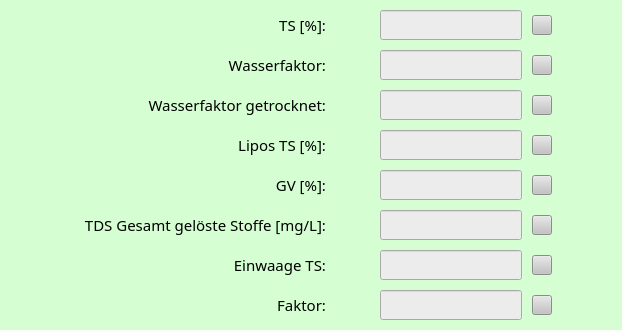
                  <widget class="QFrame" name="formFrame">
                   <property name="font">
                    <font>
                     <family>Leelawadee</family>
                     <pointsize>11</pointsize>
                    </font>
                   </property>
                   <property name="styleSheet">
                    <string notr="true">QFrame {
background-color: rgb(213, 255, 211);
border-radius: 10px;
margin-left: 40px;
margin-right: 40px
}</string>
                   </property>
                   <layout class="QGridLayout" name="gridLayout_2">
                    <property name="leftMargin">
                     <number>0</number>
                    </property>
                    <property name="topMargin">
                     <number>10</number>
                    </property>
                    <property name="rightMargin">
                     <number>30</number>
                    </property>
                    <property name="bottomMargin">
                     <number>10</number>
                    </property>
                    <property name="spacing">
                     <number>10</number>
                    </property>
                    <item row="6" column="2">
                     <widget class="QPushButton" name="pushButton_34">
                      <property name="minimumSize">
                       <size>
                        <width>20</width>
                        <height>20</height>
                       </size>
                      </property>
                      <property name="maximumSize">
                       <size>
                        <width>20</width>
                        <height>20</height>
                       </size>
                      </property>
                      <property name="styleSheet">
                       <string notr="true">background-color: rgb(195, 195, 195)</string>
                      </property>
                      <property name="text">
                       <string/>
                      </property>
                      <property name="icon">
                       <iconset resource="../assets/icons.qrc">
                        <normaloff>:/icons/icons8-info-96.png</normaloff>:/icons/icons8-info-96.png</iconset>
                      </property>
                      <property name="iconSize">
                       <size>
                        <width>20</width>
                        <height>20</height>
                       </size>
                      </property>
                     </widget>
                    </item>
                    <item row="5" column="1">
                     <widget class="QLineEdit" name="la_result_tds_gesamt">
                      <property name="font">
                       <font>
                        <family>Leelawadee</family>
                        <pointsize>11</pointsize>
                       </font>
                      </property>
                      <property name="styleSheet">
                       <string notr="true">background-color: rgb(236, 236, 236);</string>
                      </property>
                      <property name="maxLength">
                       <number>10</number>
                      </property>
                      <property name="readOnly">
                       <bool>true</bool>
                      </property>
                     </widget>
                    </item>
                    <item row="5" column="0">
                     <widget class="QLabel" name="label_27">
                      <property name="font">
                       <font>
                        <family>Leelawadee</family>
                        <pointsize>11</pointsize>
                       </font>
                      </property>
                      <property name="text">
                       <string>TDS Gesamt gelöste Stoffe [mg/L]:</string>
                      </property>
                      <property name="alignment">
                       <set>Qt::AlignRight|Qt::AlignTrailing|Qt::AlignVCenter</set>
                      </property>
                      <property name="wordWrap">
                       <bool>false</bool>
                      </property>
                     </widget>
                    </item>
                    <item row="1" column="2">
                     <widget class="QPushButton" name="pushButton_27">
                      <property name="minimumSize">
                       <size>
                        <width>20</width>
                        <height>20</height>
                       </size>
                      </property>
                      <property name="maximumSize">
                       <size>
                        <width>20</width>
                        <height>20</height>
                       </size>
                      </property>
                      <property name="styleSheet">
                       <string notr="true">background-color: rgb(195, 195, 195)</string>
                      </property>
                      <property name="text">
                       <string/>
                      </property>
                      <property name="icon">
                       <iconset resource="../assets/icons.qrc">
                        <normaloff>:/icons/icons8-info-96.png</normaloff>:/icons/icons8-info-96.png</iconset>
                      </property>
                      <property name="iconSize">
                       <size>
                        <width>20</width>
                        <height>20</height>
                       </size>
                      </property>
                     </widget>
                    </item>
                    <item row="2" column="1">
                     <widget class="QLineEdit" name="la_result_wf_getrocknet">
                      <property name="font">
                       <font>
                        <family>Leelawadee</family>
                        <pointsize>11</pointsize>
                       </font>
                      </property>
                      <property name="styleSheet">
                       <string notr="true">background-color: rgb(236, 236, 236);</string>
                      </property>
                      <property name="maxLength">
                       <number>10</number>
                      </property>
                      <property name="readOnly">
                       <bool>true</bool>
                      </property>
                     </widget>
                    </item>
                    <item row="0" column="2">
                     <widget class="QPushButton" name="pushButton_26">
                      <property name="minimumSize">
                       <size>
                        <width>20</width>
                        <height>20</height>
                       </size>
                      </property>
                      <property name="maximumSize">
                       <size>
                        <width>20</width>
                        <height>20</height>
                       </size>
                      </property>
                      <property name="styleSheet">
                       <string notr="true">background-color: rgb(195, 195, 195)</string>
                      </property>
                      <property name="text">
                       <string/>
                      </property>
                      <property name="icon">
                       <iconset resource="../assets/icons.qrc">
                        <normaloff>:/icons/icons8-info-96.png</normaloff>:/icons/icons8-info-96.png</iconset>
                      </property>
                      <property name="iconSize">
                       <size>
                        <width>20</width>
                        <height>20</height>
                       </size>
                      </property>
                     </widget>
                    </item>
                    <item row="4" column="2">
                     <widget class="QPushButton" name="pushButton_32">
                      <property name="minimumSize">
                       <size>
                        <width>20</width>
                        <height>20</height>
                       </size>
                      </property>
                      <property name="maximumSize">
                       <size>
                        <width>20</width>
                        <height>20</height>
                       </size>
                      </property>
                      <property name="styleSheet">
                       <string notr="true">background-color: rgb(195, 195, 195)</string>
                      </property>
                      <property name="text">
                       <string/>
                      </property>
                      <property name="icon">
                       <iconset resource="../assets/icons.qrc">
                        <normaloff>:/icons/icons8-info-96.png</normaloff>:/icons/icons8-info-96.png</iconset>
                      </property>
                      <property name="iconSize">
                       <size>
                        <width>20</width>
                        <height>20</height>
                       </size>
                      </property>
                     </widget>
                    </item>
                    <item row="1" column="0">
                     <widget class="QLabel" name="label_32">
                      <property name="font">
                       <font>
                        <family>Leelawadee</family>
                        <pointsize>11</pointsize>
                       </font>
                      </property>
                      <property name="text">
                       <string>Wasserfaktor:</string>
                      </property>
                      <property name="alignment">
                       <set>Qt::AlignRight|Qt::AlignTrailing|Qt::AlignVCenter</set>
                      </property>
                      <property name="wordWrap">
                       <bool>false</bool>
                      </property>
                     </widget>
                    </item>
                    <item row="0" column="0">
                     <widget class="QLabel" name="label_31">
                      <property name="sizePolicy">
                       <sizepolicy hsizetype="Preferred" vsizetype="Preferred">
                        <horstretch>0</horstretch>
                        <verstretch>0</verstretch>
                       </sizepolicy>
                      </property>
                      <property name="font">
                       <font>
                        <family>Leelawadee</family>
                        <pointsize>11</pointsize>
                       </font>
                      </property>
                      <property name="text">
                       <string>TS [%]:</string>
                      </property>
                      <property name="alignment">
                       <set>Qt::AlignRight|Qt::AlignTrailing|Qt::AlignVCenter</set>
                      </property>
                      <property name="wordWrap">
                       <bool>false</bool>
                      </property>
                     </widget>
                    </item>
                    <item row="1" column="1">
                     <widget class="QLineEdit" name="la_result_wasserfaktor">
                      <property name="font">
                       <font>
                        <family>Leelawadee</family>
                        <pointsize>11</pointsize>
                       </font>
                      </property>
                      <property name="styleSheet">
                       <string notr="true">background-color: rgb(236, 236, 236);</string>
                      </property>
                      <property name="maxLength">
                       <number>10</number>
                      </property>
                      <property name="readOnly">
                       <bool>true</bool>
                      </property>
                     </widget>
                    </item>
                    <item row="7" column="0">
                     <widget class="QLabel" name="label_29">
                      <property name="font">
                       <font>
                        <family>Leelawadee</family>
                        <pointsize>11</pointsize>
                       </font>
                      </property>
                      <property name="text">
                       <string>Faktor:</string>
                      </property>
                      <property name="alignment">
                       <set>Qt::AlignRight|Qt::AlignTrailing|Qt::AlignVCenter</set>
                      </property>
                      <property name="wordWrap">
                       <bool>false</bool>
                      </property>
                     </widget>
                    </item>
                    <item row="3" column="2">
                     <widget class="QPushButton" name="pushButton_29">
                      <property name="minimumSize">
                       <size>
                        <width>20</width>
                        <height>20</height>
                       </size>
                      </property>
                      <property name="maximumSize">
                       <size>
                        <width>20</width>
                        <height>20</height>
                       </size>
                      </property>
                      <property name="styleSheet">
                       <string notr="true">background-color: rgb(195, 195, 195)</string>
                      </property>
                      <property name="text">
                       <string/>
                      </property>
                      <property name="icon">
                       <iconset resource="../assets/icons.qrc">
                        <normaloff>:/icons/icons8-info-96.png</normaloff>:/icons/icons8-info-96.png</iconset>
                      </property>
                      <property name="iconSize">
                       <size>
                        <width>20</width>
                        <height>20</height>
                       </size>
                      </property>
                     </widget>
                    </item>
                    <item row="7" column="2">
                     <widget class="QPushButton" name="pushButton_35">
                      <property name="minimumSize">
                       <size>
                        <width>20</width>
                        <height>20</height>
                       </size>
                      </property>
                      <property name="maximumSize">
                       <size>
                        <width>20</width>
                        <height>20</height>
                       </size>
                      </property>
                      <property name="styleSheet">
                       <string notr="true">background-color: rgb(195, 195, 195)</string>
                      </property>
                      <property name="text">
                       <string/>
                      </property>
                      <property name="icon">
                       <iconset resource="../assets/icons.qrc">
                        <normaloff>:/icons/icons8-info-96.png</normaloff>:/icons/icons8-info-96.png</iconset>
                      </property>
                      <property name="iconSize">
                       <size>
                        <width>20</width>
                        <height>20</height>
                       </size>
                      </property>
                     </widget>
                    </item>
                    <item row="3" column="0">
                     <widget class="QLabel" name="label_25">
                      <property name="font">
                       <font>
                        <family>Leelawadee</family>
                        <pointsize>11</pointsize>
                       </font>
                      </property>
                      <property name="text">
                       <string>Lipos TS [%]:</string>
                      </property>
                      <property name="alignment">
                       <set>Qt::AlignRight|Qt::AlignTrailing|Qt::AlignVCenter</set>
                      </property>
                      <property name="wordWrap">
                       <bool>false</bool>
                      </property>
                     </widget>
                    </item>
                    <item row="6" column="0">
                     <widget class="QLabel" name="label_28">
                      <property name="font">
                       <font>
                        <family>Leelawadee</family>
                        <pointsize>11</pointsize>
                       </font>
                      </property>
                      <property name="text">
                       <string>Einwaage TS:</string>
                      </property>
                      <property name="alignment">
                       <set>Qt::AlignRight|Qt::AlignTrailing|Qt::AlignVCenter</set>
                      </property>
                      <property name="wordWrap">
                       <bool>false</bool>
                      </property>
                     </widget>
                    </item>
                    <item row="6" column="1">
                     <widget class="QLineEdit" name="la_result_einwaage_ts">
                      <property name="font">
                       <font>
                        <family>Leelawadee</family>
                        <pointsize>11</pointsize>
                       </font>
                      </property>
                      <property name="styleSheet">
                       <string notr="true">background-color: rgb(236, 236, 236);</string>
                      </property>
                      <property name="maxLength">
                       <number>10</number>
                      </property>
                      <property name="readOnly">
                       <bool>true</bool>
                      </property>
                     </widget>
                    </item>
                    <item row="5" column="2">
                     <widget class="QPushButton" name="pushButton_33">
                      <property name="minimumSize">
                       <size>
                        <width>20</width>
                        <height>20</height>
                       </size>
                      </property>
                      <property name="maximumSize">
                       <size>
                        <width>20</width>
                        <height>20</height>
                       </size>
                      </property>
                      <property name="styleSheet">
                       <string notr="true">background-color: rgb(195, 195, 195)</string>
                      </property>
                      <property name="text">
                       <string/>
                      </property>
                      <property name="icon">
                       <iconset resource="../assets/icons.qrc">
                        <normaloff>:/icons/icons8-info-96.png</normaloff>:/icons/icons8-info-96.png</iconset>
                      </property>
                      <property name="iconSize">
                       <size>
                        <width>20</width>
                        <height>20</height>
                       </size>
                      </property>
                     </widget>
                    </item>
                    <item row="3" column="1">
                     <widget class="QLineEdit" name="la_result_lipos_ts">
                      <property name="font">
                       <font>
                        <family>Leelawadee</family>
                        <pointsize>11</pointsize>
                       </font>
                      </property>
                      <property name="styleSheet">
                       <string notr="true">background-color: rgb(236, 236, 236);</string>
                      </property>
                      <property name="maxLength">
                       <number>10</number>
                      </property>
                      <property name="readOnly">
                       <bool>true</bool>
                      </property>
                     </widget>
                    </item>
                    <item row="2" column="0">
                     <widget class="QLabel" name="label_30">
                      <property name="font">
                       <font>
                        <family>Leelawadee</family>
                        <pointsize>11</pointsize>
                       </font>
                      </property>
                      <property name="text">
                       <string>Wasserfaktor getrocknet:</string>
                      </property>
                      <property name="alignment">
                       <set>Qt::AlignRight|Qt::AlignTrailing|Qt::AlignVCenter</set>
                      </property>
                      <property name="wordWrap">
                       <bool>false</bool>
                      </property>
                     </widget>
                    </item>
                    <item row="4" column="0">
                     <widget class="QLabel" name="label_26">
                      <property name="font">
                       <font>
                        <family>Leelawadee</family>
                        <pointsize>11</pointsize>
                       </font>
                      </property>
                      <property name="text">
                       <string>GV [%]:</string>
                      </property>
                      <property name="alignment">
                       <set>Qt::AlignRight|Qt::AlignTrailing|Qt::AlignVCenter</set>
                      </property>
                      <property name="wordWrap">
                       <bool>false</bool>
                      </property>
                     </widget>
                    </item>
                    <item row="2" column="2">
                     <widget class="QPushButton" name="pushButton_28">
                      <property name="minimumSize">
                       <size>
                        <width>20</width>
                        <height>20</height>
                       </size>
                      </property>
                      <property name="maximumSize">
                       <size>
                        <width>20</width>
                        <height>20</height>
                       </size>
                      </property>
                      <property name="styleSheet">
                       <string notr="true">background-color: rgb(195, 195, 195)</string>
                      </property>
                      <property name="text">
                       <string/>
                      </property>
                      <property name="icon">
                       <iconset resource="../assets/icons.qrc">
                        <normaloff>:/icons/icons8-info-96.png</normaloff>:/icons/icons8-info-96.png</iconset>
                      </property>
                      <property name="iconSize">
                       <size>
                        <width>20</width>
                        <height>20</height>
                       </size>
                      </property>
                     </widget>
                    </item>
                    <item row="7" column="1">
                     <widget class="QLineEdit" name="la_result_faktor">
                      <property name="font">
                       <font>
                        <family>Leelawadee</family>
                        <pointsize>11</pointsize>
                       </font>
                      </property>
                      <property name="styleSheet">
                       <string notr="true">background-color: rgb(236, 236, 236);</string>
                      </property>
                      <property name="maxLength">
                       <number>10</number>
                      </property>
                      <property name="readOnly">
                       <bool>true</bool>
                      </property>
                     </widget>
                    </item>
                    <item row="0" column="1">
                     <widget class="QLineEdit" name="la_result_ts">
                      <property name="font">
                       <font>
                        <family>Leelawadee</family>
                        <pointsize>11</pointsize>
                       </font>
                      </property>
                      <property name="styleSheet">
                       <string notr="true">background-color: rgb(236, 236, 236);</string>
                      </property>
                      <property name="maxLength">
                       <number>10</number>
                      </property>
                      <property name="readOnly">
                       <bool>true</bool>
                      </property>
                     </widget>
                    </item>
                    <item row="4" column="1">
                     <widget class="QLineEdit" name="la_result_gv">
                      <property name="font">
                       <font>
                        <family>Leelawadee</family>
                        <pointsize>11</pointsize>
                       </font>
                      </property>
                      <property name="styleSheet">
                       <string notr="true">background-color: rgb(236, 236, 236);</string>
                      </property>
                      <property name="maxLength">
                       <number>10</number>
                      </property>
                      <property name="readOnly">
                       <bool>true</bool>
                      </property>
                     </widget>
                    </item>
                   </layout>
                  </widget>
